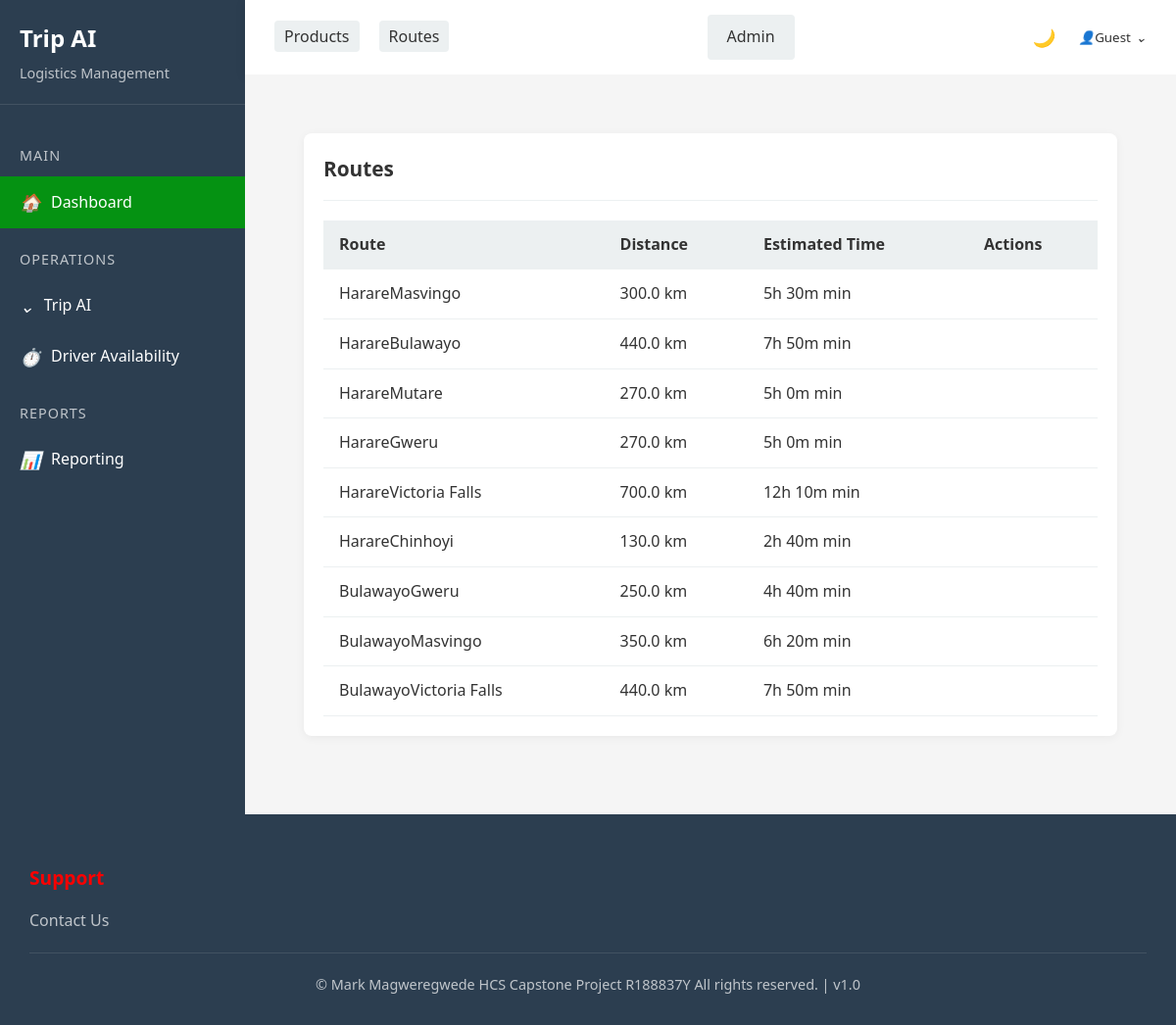
Page /app/route/ on the earlier database version.
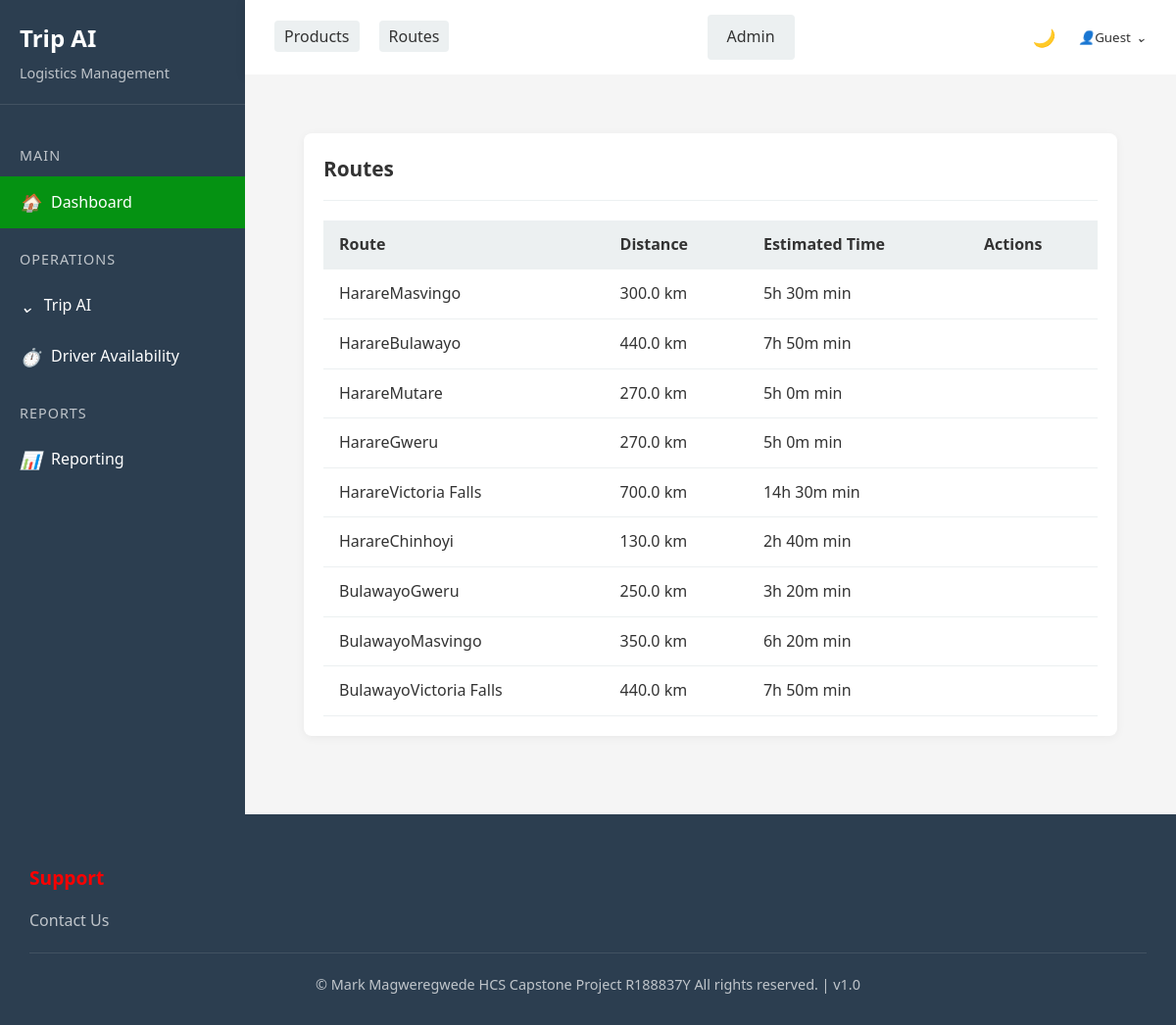
Same page on the later database version.
### triplog/models.py (models this page shows, shortened)
class Route(models.Model):
    origin = models.CharField(max_length=255)
    destination = models.CharField(max_length=255)
    distance_km = models.FloatField()
    estimated_time_min = models.IntegerField()
    def get_absolute_url(self):
        return reverse("route_detail", kwargs={"pk": self.pk})

### triplog/views.py (the view)
# urls.py: path("route/", RouteListView.as_view(), name="route_list"),
class RouteListView(ListView):
    model = Route
    template_name = "route/route_list.html"

### triplog/templatetags/time_filters.py (called while the page is built)
@register.filter
def minutes_to_hours(minutes):
    if minutes is None:
        return "Trip NOT COMPLETE"  # Handle cases where the value is None
    hours = minutes // 60
    mins = minutes % 60
    return f"{hours}h {mins}m" if hours else f"{mins}m"

### templates/route/route_list.html (shortened to what this page needs)
{% extends 'base.html' %}
{% load time_filters %}
{% block content %}
<div class="content-area">
    <div class="card">
        <div class="card-header">
            <h2> Routes</h2>
        </div>
        <div class="card-body">
            <div class="table-responsive">
                <table class="route-table">
                    <thead>
                        <tr>
                            <th>Route</th>
                            <th>Distance</th>
                            <th>Estimated Time</th>
                            <th class="actions">Actions</th>
                        </tr>
                    </thead>
                    <tbody>
                        {% for route in route_list %}
                        <tr>
                            <td>
                                <a href="{{ route.get_absolute_url }}" class="route-link">
                                     {{ route.origin }}
                                     {{ route.destination }}
                                </a>
                            </td>
                            <td>{{ route.distance_km }} km</td>
                            <td>{{ route.estimated_time_min|minutes_to_hours|default:"-" }} min</td>
                            <td class="actions">
                            </td>
                        </tr>
                        {% endfor %}
                    </tbody>
                </table>
            </div>
        </div>
    </div>
</div>
{% endblock %}

Differences in the rows shown:
changed Route (number 5 of 9 on the later page): estimated_time_min|minutes_to_hours "12h 10m" → "14h 30m"
changed Route (number 7 of 9 on the later page): estimated_time_min|minutes_to_hours "4h 40m" → "3h 20m"
